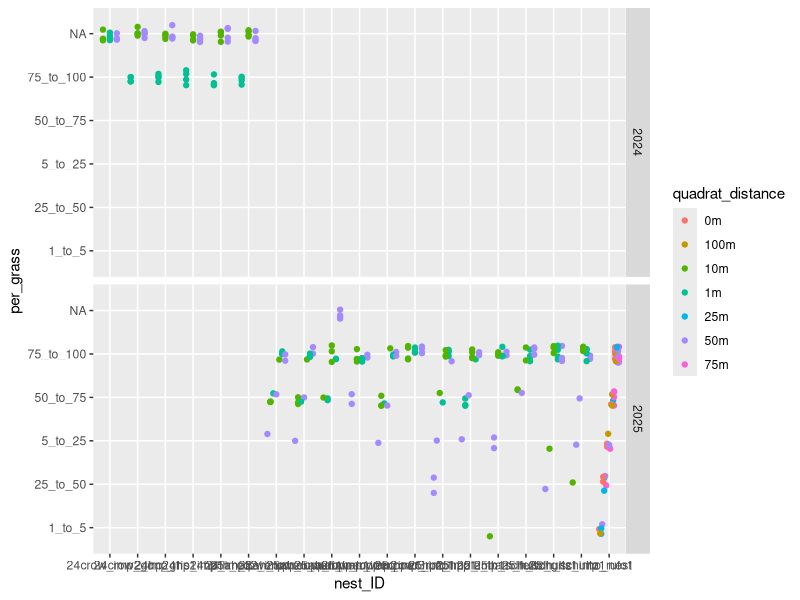

The R source for this figure: (Note: this script raises an error after producing the figure.)
# NQ Habitat analysis 17 Dec 2025

#load packages
library(tidyverse) #dplyr package
library(lubridate)
library(lme4) # GLM models
library(gridExtra) # for creating plot grids
library(grid) 
library(glmmTMB) #beta distribution model
library(ggeffects) # getting predicted values from model
library(emmeans)

#load data
sites <- read.csv("nest_survey_site_data.csv") 
penetrometer <- read.csv("habitat_data/2025_penetrometer.csv")
habitat25 <- read.csv("habitat_data/25_nest_habitat.csv")
habitat24 <- read.csv("habitat_data/24_nest_habitat.csv")
habitat_site_transect24 <- read.csv("habitat_data/24_habitat_site_transect.csv")


##### Data Cleaning #####
#change values to lowercase for consistency
penetrometer <- penetrometer %>% mutate(., site = tolower(site), nest_ID = tolower(nest_ID))
habitat25 <- habitat25 %>% mutate(., site = tolower(site), nest_ID = tolower(nest_ID))
habitat24 <- habitat24 %>% mutate(., site = tolower(site), nest_ID = tolower(nest_ID))
habitat_site_transect24 <- habitat_site_transect24 %>% mutate(., site = tolower(site))


#clean
habitat25 <- subset(habitat25, year == '2025') # remove blank rows
habitat25 <- habitat25 %>% mutate(soil_temp_C = as.numeric(soil_temp_C))

penetrometer <- penetrometer %>% mutate(year = NULL, 
                                      month = NULL, 
                                      day = NULL) # dropping columns before joining

# join data sets together
habitat24 <- left_join(habitat24, habitat_site_transect24)
all_habitat <- full_join(habitat25, habitat24)
all_habitat <- left_join(all_habitat, penetrometer)
all_habitat <- merge(all_habitat, sites[, c('location', 'site')], by= "site") # adding locations


# change values to NA
all_habitat[all_habitat == ''] <- NA
all_habitat[all_habitat == 'na'] <- NA

# remove unnecessary columns

all_habitat <- all_habitat %>% mutate(coord_Lat = NULL, 
                                      coord_Lon = NULL, 
                                      coor_N = NULL,
                                      coor_W = NULL,
                                      date_grass_collected = NULL,
                                      X3in_psi = NULL,
                                      X6in._psi = NULL,
                                      X9in_psi = NULL,
                                      X12in_psi = NULL,
                                      X15in_psi = NULL,
                                      X18in_psi = NULL,
                                      long_N = NULL,
                                      lat_W = NULL)

all_habitat <- all_habitat %>% rename(survey_plot = site,
                                      site = location) #change site and location to survery_plot and site respectively. 

#cleaning quadrat column
table(all_habitat$quadrat_no) # values that are "about_x" should just be lumped with the closest quadrat distance
all_habitat$quadrat_no[all_habitat$quadrat_no == 'about_45S'] <- '50S' # replacing values
all_habitat$quadrat_no[all_habitat$quadrat_no == 'about_40S'] <- '50S'
all_habitat$quadrat_no[all_habitat$quadrat_no == 'about_40N'] <- '50N'
all_habitat$quadrat_no[all_habitat$quadrat_no == 'about_45N'] <- '50N'
all_habitat$quadrat_no[all_habitat$quadrat_no == 'about_55E'] <- '50E'
all_habitat$quadrat_no[all_habitat$quadrat_no == 'about_95M'] <- '100M'
all_habitat$quadrat_no[all_habitat$quadrat_no == 'about_37E'] <- '50E'
table(all_habitat$quadrat_no) # check. do all values look right?


#percent cover data

all_habitat <- mutate(all_habitat, mean_litter_depth = rowMeans(select(all_habitat, starts_with("leaf_lit")), na.rm = TRUE))
#note litter depths between 2024 and 2025 seem very different

# Creating quadrat distances column and distance/proximity column
all_habitat <- all_habitat %>%  
  mutate(quadrat_distance = case_when(quadrat_no == "1N" ~ "1m", # column with groupings of quadrat distance
                                       quadrat_no == "1S" ~ "1m",
                                       quadrat_no == "1E" ~ "1m",
                                       quadrat_no == "1W" ~ "1m",
                                       quadrat_no == "10N" ~ "10m",
                                       quadrat_no == "10S" ~ "10m",
                                       quadrat_no == "10E" ~ "10m",
                                       quadrat_no == "10W" ~ "10m",
                                       startsWith(quadrat_no, "50") ~ "50m",
                                       startsWith(quadrat_no, "0") ~ "0m",
                                       startsWith(quadrat_no, "100M") ~ "100m",
                                       startsWith(quadrat_no, "25M") ~ "25m",
                                       startsWith(quadrat_no, "75M") ~ "75m"),
         proximity = case_when(quadrat_no == "1N" ~ "near", # lumps quadrats into a column "near" (1m) nest and "far" from nest (10m and 50m) 
                               quadrat_no == "1S" ~ "near",
                               quadrat_no == "1E" ~ "near",
                               quadrat_no == "1W" ~ "near",
                               quadrat_no == "10N" ~ "far",
                               quadrat_no == "10S" ~ "far",
                               quadrat_no == "10E" ~ "far",
                               quadrat_no == "10W" ~ "far", 
                               quadrat_no == "50N" ~ "far",
                               quadrat_no == "50S" ~ "far",
                               quadrat_no == "50E" ~ "far",
                               quadrat_no == "50W" ~ "far", 
                               startsWith(quadrat_no, "50") ~ "transect", # These are values to represent data at survey_plots where no nest was found. 
                               startsWith(quadrat_no, "0") ~ "transect",
                               startsWith(quadrat_no, "100M") ~ "transect",
                               startsWith(quadrat_no, "25M") ~ "transect",
                               startsWith(quadrat_no, "75M") ~ "transect")) # lumping quadrat distances together

# changing some penetrometer variable classes
all_habitat <- all_habitat %>% 
  mutate(., tip_size_in = as.factor(tip_size_in),#tip size to factor
         quadrat_distance = as.factor(quadrat_distance)) %>% #quadrat_distance
  drop_na(quadrat_distance) # remove NA's

# creating mid points for habitat analysis
all_habitat <- all_habitat %>% 
  mutate(per_bare_midpoint = recode(per_bare, '0' = 0, '1_to_5' = 3, '25_to_50' = 37.5, '5_to_25' = 15, '50_to_75' = 62.5, '75_to_100' = 87.5),
         per_forb_midpoint = recode(per_forb, '0' = 0, '1_to_5' = 3, '25_to_50' = 37.5, '5_to_25' = 15, '50_to_75' = 62.5, '75_to_100' = 87.5),
         per_grass_midpoint = recode(per_grass, '0' = 0, '1_to_5' = 3, '25_to_50' = 37.5, '5_to_25' = 15, '50_to_75' = 62.5, '75_to_100' = 87.5))

##### Intital look at data and exploration #####

# scatter plot looking at each nest's habitat plots
ggplot(all_habitat, aes(x = nest_ID, y = per_grass, color = quadrat_distance)) +
  geom_point(position = position_jitterdodge(jitter.height = 0.2, jitter.width = 0)) +
  facet_grid(vars(year))

# Visualizing cover class values across different quadrat distances
grass_boxplot <- all_habitat %>% filter(., nest_ID != 'no_nest') %>% 
ggplot(., aes(x = factor(quadrat_distance, levels = c('1m', '10m', '50m')), y = per_grass_midpoint)) +
  geom_boxplot(outliers = FALSE, fill ='lightblue') +
  geom_point(position = position_jitterdodge(jitter.height = 0.3, jitter.width = 0.8), size = 2) +
  xlab('quadrat distance') +
  ylab('Percent cover (midpoint)') +
  facet_grid(vars(year)) +
  ggtitle('Grass cover')

bare_boxplot <- all_habitat %>% filter(., nest_ID != 'no_nest') %>% 
  ggplot(., aes(x = factor(quadrat_distance, levels = c('1m', '10m', '50m')), y = per_bare_midpoint)) +
  geom_boxplot(outliers = FALSE, fill ='lightblue')  +
  geom_point(position = position_jitterdodge(jitter.height = 0.3, jitter.width = 0.8), size = 2) +
  #theme(axis.title.y = NULL) +
  xlab('quadrat distance') +
  ylab('') +
  facet_grid(vars(year)) +
  ggtitle('Bare ground cover')

forb_boxplot <- all_habitat %>% filter(., nest_ID != 'no_nest') %>% 
  ggplot(., aes(x = factor(quadrat_distance, levels = c('1m', '10m', '50m')), y = per_forb_midpoint)) +
  geom_boxplot(outliers = FALSE, fill ='lightblue')  +
  geom_point(position = position_jitterdodge(jitter.height = 0.3, jitter.width = 0.8), size = 2) +
  #theme(axis.title.y = NULL) +
  xlab('quadrat distance') +
  ylab('') +
  facet_grid(vars(year)) +
  ggtitle('Forb cover')

grid.arrange(grass_boxplot, bare_boxplot, forb_boxplot, ncol = 3)


# Viszualizing penetrometer data 

ggplot(all_habitat, aes(x = nest_ID, y = psi_avg)) +
  geom_point(position = position_jitterdodge(jitter.height = 0.2, jitter.width = 0)) +
  theme(axis.text.x = element_text(angle =90))


ggplot(all_habitat, aes(x = nest_ID, y = psi_avg)) +
  geom_boxplot(  ) +
  theme(axis.text.x = element_text(angle =90))

ggplot(all_habitat, aes(x = site, y = psi_avg, fill = nest_ID)) +
  geom_boxplot(  ) +
  theme(axis.text.x = element_text(angle =90))

penetrometer_boxplot <- all_habitat %>% filter(., nest_ID != 'no_nest') %>% 
  ggplot(., aes(x = nest_ID, y = psi_avg)) +
  geom_boxplot(outliers = FALSE, fill ='lightblue')  +
  geom_point(position = position_jitterdodge(jitter.height = 0.3, jitter.width = 0.8), size = 2) +
  #theme(axis.title.y = NULL) +
  xlab('quadrat distance') +
  ylab('')  +
  ggtitle('Soil Compaction (penetrometer)') 
penetrometer_boxplot
summary(penetrometer$psi_avg)
grid.arrange(grass_boxplot, bare_boxplot, forb_boxplot, penetrometer_boxplot, ncol = 2)


##### Looking at habitat by nest #####
# Creating data frame for average cover for nest ID and year. 
nest_habitat_summarized <- all_habitat %>% 
  filter(., nest_ID != 'no_nest') %>%  # removing no_nest counts for now
  group_by(nest_ID, year, quadrat_distance, site, survey_plot) %>% 
  summarize(avg_bare = mean(per_bare_midpoint), #using midpoints to create numeric values from categories
            avg_forb = mean(per_forb_midpoint),
            avg_grass = mean(per_grass_midpoint),
            mean_of_means_litter_cm = mean(mean_litter_depth),
            compaction = mean(psi_avg)) %>% 
  mutate(., quadrat_distance = as.factor(quadrat_distance),
         site = as.factor(site),
         year = as.factor(year),
         survey_plot = as.factor(survey_plot))

ggplot(nest_habitat_summarized, aes(x=avg_grass, y=avg_forb, color = quadrat_distance)) +
  geom_point(size = 3) 

ggplot(nest_habitat_summarized, aes(x = nest_ID, 
                                    y = avg_grass, 
                                    fill = factor(quadrat_distance, levels = c('1m', '10m', '50m')))) +
  geom_bar(stat = 'identity', position = 'dodge', color = 'black') +
  theme(#axis.text.x = element_blank(),
    axis.text.x = element_text(angle = 90, hjust = 0  , vjust = 0, size = 8.5, color = 'black'),#rotate x-axis text
    axis.text.y = element_text(size = 8, color = 'black'),
    axis.title = element_text(size = 8),
   # panel.grid.major = element_blank(),
    #panel.grid.minor = element_blank(),
   # panel.background = element_blank(),
    axis.ticks.x = element_blank()) +
  labs(x = "nest_ID", y = "mean grass midpoint") + #labels
  scale_fill_manual(values = c("#FFA500", "#56B4E9", '#ff6db6'),
                    labels = c("1M", "10M", '50M'),
                    guide = guide_legend(title = NULL)) 

ggplot(nest_habitat_summarized, aes(x = survey_plot, 
                                    y = avg_bare, 
                                    fill = factor(quadrat_distance, levels = c('1m', '10m', '50m')))) +
  geom_bar(stat = 'identity', position = 'dodge', color = 'black') +
  theme(#axis.text.x = element_blank(),
    axis.text.x = element_text(angle = 90, hjust = 0  , vjust = 0, size = 8.5, color = 'black'),#rotate x-axis text
    axis.text.y = element_text(size = 8, color = 'black'),
    axis.title = element_text(size = 8),
    # panel.grid.major = element_blank(),
    #panel.grid.minor = element_blank(),
    # panel.background = element_blank(),
    axis.ticks.x = element_blank()) +
  labs(x = "nest_ID", y = "mean bare midpoint") + #labels
  scale_fill_manual(values = c("#FFA500", "#56B4E9", '#ff6db6'),
                    labels = c("1M", "10M", '50M'),
                    guide = guide_legend(title = NULL))  +
  facet_grid('year')


ggplot(nest_habitat_summarized, aes(x = nest_ID, 
                                    y = compaction, 
                                    fill = factor(quadrat_distance, levels = c('1m', '10m', '50m')))) +
  geom_bar(stat = 'identity', position = 'dodge', color = 'black') +
  theme(#axis.text.x = element_blank(),
    axis.text.x = element_text(angle = 90, hjust = 0  , vjust = 0, size = 8.5, color = 'black'),#rotate x-axis text
    axis.text.y = element_text(size = 8, color = 'black'),
    axis.title = element_text(size = 8),
    # panel.grid.major = element_blank(),
    #panel.grid.minor = element_blank(),
    # panel.background = element_blank(),
    axis.ticks.x = element_blank()) +
  labs(x = "nest_ID", y = "mean soil compaction") + #labels
  scale_fill_manual(values = c("#FFA500", "#56B4E9", '#ff6db6'),
                    labels = c("1M", "10M", '50M'),
                    guide = guide_legend(title = NULL)) 

##### Are habitat measures different in the different quadrat distances? Which habitat measures are different? #####

all_habitat_nonest <- all_habitat %>% 
  filter(., nest_ID != 'no_nest') %>% # removing no_nest row from dataset for modeling
  mutate(., quadrat_distance = as.factor(quadrat_distance),
         site = as.factor(site)) 

nest_habitat_summarized <- nest_habitat_summarized %>% 
  mutate(., avg_grass_prop = avg_grass / 100, 
            avg_bare_prop = avg_bare / 100, 
            avg_forb_prop = avg_forb/ 100) # creating proportion columns (0-1) to meet assumptions for beta tests



nest_habitat_summarized2025 <- nest_habitat_summarized %>% 
  filter(., year == 2025) 

nest_habitat_summarized$quadrat_distance <- relevel(nest_habitat_summarized$quadrat_distance, ref = '1m') #relevel so reference value is 1 meter quadrats
all_habitat_nonest$quadrat_distance <- relevel(all_habitat_nonest$quadrat_distance, ref = '1m')
nest_habitat_summarized2025$quadrat_distance <- relevel(nest_habitat_summarized2025$quadrat_distance, ref = '1m') #relevel so reference value is 1 meter quadrats







##### Creating models for each habitat cover measure #####
#continous variable
## Grass Model
## Testing normality
## grass  vs quadrat distances - Data NOT normal. Using only 2025 data, as 2024 data is lacking
shapiro.test(nest_habitat_summarized$avg_grass)
shapiro.test(log(nest_habitat_summarized$avg_grass))
hist(nest_habitat_summarized$avg_grass)

#Creating models
grass_model2 <- glmmTMB(avg_grass_prop ~ quadrat_distance + (1|site), 
                      data = nest_habitat_summarized2025, 
                      family = beta_family) # using means of each quadrat at each nest
summary(grass_model2) # AIC = -82.3
summary(aov(grass_model2)) # quadrat distance has a strong effect on the amount of grass, and there is a minor effect from site.

grass_model3 <- glmmTMB(avg_grass_prop ~ quadrat_distance + (1 + survey_plot|site), 
                        data = nest_habitat_summarized2025, 
                        family = beta_family) # using means of each quadrat at each nest
summary(grass_model3) #
summary(aov(grass_model3)) #









## Forb Model
#Testing normality
## forb vs quadrat distances - data is normal when log transformed
shapiro.test(nest_habitat_summarized$avg_forb)
shapiro.test(log1p(nest_habitat_summarized$avg_forb))
hist(nest_habitat_summarized$avg_forb)
hist(log1p(nest_habitat_summarized$avg_forb))

forb_model1 <- glmmTMB(log1p(avg_forb) ~ quadrat_distance + (1|site) + year, #log transform data to make normal
                      data = nest_habitat_summarized, 
                      family = gaussian(link = 'identity'))
                     # start = list(theta = 0)) # using means of each quadrat at each nest
summary(forb_model1) # AIC = 114.2

ggpredict(forb_model1, terms = c("quadrat_distance")) |> plot()
summary(aov(forb_model1)) #site is affecting the outcome of this model.


forb_model2 <- glmmTMB(log1p(avg_forb) ~ quadrat_distance + (1 + survey_plot|site) + year, #log transform data to make normal
                       data = nest_habitat_summarized, 
                       family = gaussian(link = 'identity'))
# start = list(theta = 0)) # using means of each quadrat at each nest
summary(forb_model2) # AIC = 
summary(aov(forb_model2)) #survey_plot and year having a big effect on average forbs
ggpredict(forb_model2, terms = c("quadrat_distance")) |> plot()

# model using only 2025 data
shapiro.test(nest_habitat_summarized2025$avg_forb)
shapiro.test(log1p(nest_habitat_summarized2025$avg_forb))
hist(nest_habitat_summarized2025$avg_forb)
hist(log1p(nest_habitat_summarized2025$avg_forb))

forb_model1_2025 <- glmmTMB(log1p(avg_forb) ~ quadrat_distance + (1|site), #log transform data to make normal
                       data = nest_habitat_summarized2025, 
                       family = gaussian(link = 'identity'))
# start = list(theta = 0)) # using means of each quadrat at each nest
summary(forb_model1_2025) # AIC = 52.4

ggpredict(forb_model1_2025, terms = c("quadrat_distance")) |> plot()
summary(aov(forb_model1_2025)) #site is affecting the outcome of this model.



## Bare Model 
# Testing normality
# bare vs quadrat distances - data NOT normal
shapiro.test(nest_habitat_summarized$avg_bare)
hist(nest_habitat_summarized$avg_bare)

bare_model1 <- glmmTMB(avg_bare_prop ~ quadrat_distance + (1|site), 
                       data = nest_habitat_summarized, 
                       family = ordbeta(link = 'logit'))

bare_model2 <- glmmTMB(avg_bare_prop ~ quadrat_distance + (1|site) + year, 
                        data = nest_habitat_summarized, 
                        family = ordbeta(link = 'logit'))

bare_model3 <- glmmTMB(avg_bare_prop ~ quadrat_distance + (1 + survey_plot|site), 
                       data = nest_habitat_summarized, 
                       family = ordbeta(link = 'logit'))

summary(bare_model1) # AIC = 13.0
summary(bare_model2) # AIC = 54.6
summary(aov(bare_model1)) # site is affecting the outcome of this model. 
summary(aov(bare_model2))# large effect of year and site, small effect with quadrat distance
summary(bare_model3)
summary(aov(bare_model3))
ggpredict(bare_model1, terms = c("quadrat_distance")) |> plot()
#ggpredict(bare_model2, terms = c("year")) |> plot()

## 2025 data only
shapiro.test(nest_habitat_summarized2025$avg_bare)
hist(nest_habitat_summarized2025$avg_bare)

bare_model1_2025 <- glmmTMB(avg_bare_prop ~ quadrat_distance + (1|site), 
                       data = nest_habitat_summarized2025, 
                       family = ordbeta(link = 'logit'))

summary(bare_model1_2025) # AIC = 13.0
summary(aov(bare_model1_2025)) # site is affecting the outcome of this model. 
ggpredict(bare_model1_2025, terms = c("quadrat_distance")) |> plot()







##### calculating Emmeans, conduction pairwise comparison tests across distances, obtaining predicted values for plotting #####

library(emmeans)
## grass model
grass_emm<-emmeans(grass_model3, "quadrat_distance", type = "response")
grass_emm

plot(grass_emm, type="response")   # Link scale by default
pairs(grass_emm, reverse = TRUE) # pairwise comparison

# predicted values
preds_grass <- predict(grass_model3, type = "response", se.fit = TRUE)
print(preds_grass)

## forb model
forb_emm<-emmeans(forb_model2, "quadrat_distance", type = "response")
forb_emm

plot(forb_emm, type="response")   # Link scale by default
pairs(forb_emm, reverse = TRUE) # pairwise comparison

# predicted values
preds_forb <- predict(forb_model2, type = "response", se.fit = TRUE)
print(preds_forb)

## bare model
bare_emm<-emmeans(bare_model1, "quadrat_distance", type = "response")
bare_emm

plot(bare_emm, type="response")   # Link scale by default
pairs(bare_emm, reverse = TRUE) # comparison

# predicted values
preds_bare <- predict(bare_model1, type = "response", se.fit = TRUE)
print(preds_bare)

# add predictions to a new dataframe 
nest_habitat_preds <- nest_habitat_near_far
nest_habitat_preds <- nest_habitat_preds[-c(26), ]

nest_habitat_preds2025 <- nest_habitat_near_far2025
nest_habitat_preds2025 <- nest_habitat_preds2025[-c(9), ]

nest_habitat_preds2025$grass_fit <- preds_grass$fit 
nest_habitat_preds2025$grass_se <- preds_grass$se.fit

nest_habitat_preds$forb_fit <- preds_forb$fit 
nest_habitat_preds$forb_se <- preds_forb$se.fit

nest_habitat_preds$bare_fit <- preds_bare$fit 
nest_habitat_preds$bare_se <- preds_bare$se.fit

nest_habitat_preds <- left_join(nest_habitat_preds, nest_habitat_preds2025)

distance_predictions <- nest_habitat_preds %>% select(.,-c(nest_ID, site, year)) # create dataframe to be grouped by habitat only
distance_predictions <- distance_predictions %>%
  group_by(quadrat_distance) %>% 
  summarize_if(is.numeric, mean, na.rm = TRUE, .groups = "drop") # condense data and find mean value of predictions
distance_predictions <- distance_predictions %>% # calculate confidence intervals
  mutate(grass_LCI = grass_fit - grass_se,
         grass_UCI = grass_fit + grass_se,
         forb_LCI = forb_fit - forb_se,
         forb_UCI = forb_fit + forb_se,
         bare_LCI = bare_fit - bare_se,
         bare_UCI = bare_fit + bare_se)

#distance_predictions <- probs %>% group_by(habitat) %>% summarize_if(is.numeric, mean, na.rm = TRUE, .groups = "drop")



# Shape data for plotting
fit <- distance_predictions %>% 
  select(., 
         quadrat_distance,
         grass_fit,
         forb_fit,
         bare_fit) %>% 
  pivot_longer(., 
               cols = c(grass_fit, forb_fit, bare_fit), 
               names_to = "cover", 
               values_to = "fit") %>% 
  mutate(., cover = case_when(startsWith(cover, 'grass') ~ 'grass',
                              startsWith(cover, 'forb') ~ 'forb' ,
                              startsWith(cover, 'bare') ~ 'bare'))

LCI <- distance_predictions %>% 
  select(., 
         quadrat_distance,
         grass_LCI,
         forb_LCI,
         bare_LCI) %>% 
  pivot_longer(., 
                cols = c(grass_LCI, forb_LCI, bare_LCI), 
                names_to = "cover", 
                values_to = "LCI") %>% 
  mutate(., cover = case_when(startsWith(cover, 'grass') ~ 'grass',
                              startsWith(cover, 'forb') ~ 'forb' ,
                              startsWith(cover, 'bare') ~ 'bare'))

UCI<- distance_predictions %>% 
  select(., 
         quadrat_distance,
         grass_UCI,
         forb_UCI,
         bare_UCI) %>% 
  pivot_longer(., 
               cols = c(grass_UCI, forb_UCI, bare_UCI), 
               names_to = "cover", 
               values_to = "UCI") %>% 
  mutate(., cover = case_when(startsWith(cover, 'grass') ~ 'grass',
                              startsWith(cover, 'forb') ~ 'forb' ,
                              startsWith(cover, 'bare') ~ 'bare'))

fits_plot <- full_join(fit, LCI)
fits_plot <- full_join(fits_plot, UCI)
fits_plot # data frame for plotting


# plotting predicted values
bare_emmeans_plot <- fits_plot %>% filter(., cover == 'bare') %>% 
ggplot(., aes(x = quadrat_distance, y = fit)) +
  geom_point(size = 6, shape = 20
            # colour= c("olivedrab3", "forestgreen", "goldenrod2")
  ) +
  theme(
    axis.text.x = element_text(angle = 0, vjust = 0.8, size =12, color = 'black'),#rotate x-axis text
    axis.text.y = element_text(size = 12, color = 'black'),
    axis.title = element_text(size =16),
    panel.grid.major = element_blank(),
    panel.grid.minor = element_blank(),
    panel.background = element_blank(),
    panel.border = element_rect(colour = "black", fill=NA, linewidth=1),
    axis.ticks.x = element_blank()) +
  geom_errorbar(aes(ymin = LCI, ymax = UCI), size = 1.5, width = 0.4) +
  labs(x = 'Quadrat distance', y = "") + 
  annotate("text", x = 2, y = 0.43, label = "A", size = unit(10, "pt")) +
  geom_segment(aes(x = 0.75, y = 0.42, xend = 3.25, yend = 0.42)) +
  ggtitle("Bare")

forb_emmeans_plot <- fits_plot %>% filter(., cover == 'forb') %>% 
  ggplot(., aes(x = quadrat_distance, y = fit)) +
  geom_point(size = 6, shape = 20
             # colour= c("olivedrab3", "forestgreen", "goldenrod2")
  ) +
  theme(
    axis.text.x = element_text(angle = 0, vjust = 0.8, size =12, color = 'black'),#rotate x-axis text
    axis.text.y = element_text(size = 12, color = 'black'),
    axis.title = element_text(size =16),
    panel.grid.major = element_blank(),
    panel.grid.minor = element_blank(),
    panel.background = element_blank(),
    panel.border = element_rect(colour = "black", fill=NA, linewidth=1),
    axis.ticks.x = element_blank()) +
  geom_errorbar(aes(ymin = LCI, ymax = UCI), size = 1.5, width = 0.4) +
  labs(x = '', y = "") + 
  annotate("text", x = 2, y = 2.5, label = "A", size = unit(10, "pt")) +
  geom_segment(aes(x = 0.75, y = 2.45, xend = 3.25, yend = 2.45))+
  ggtitle("Forb")


grass_emmeans_plot <- fits_plot %>% filter(., cover == 'grass') %>% 
  ggplot(., aes(x = quadrat_distance, y = fit)) +
  geom_point(size = 6, shape = 20
             # colour= c("olivedrab3", "forestgreen", "goldenrod2")
  ) +
  theme(
    axis.text.x = element_text(angle = 0, vjust = 0.8, size =12, color = 'black'),#rotate x-axis text
    axis.text.y = element_text(size = 12, color = 'black'),
    axis.title = element_text(size =16),
    panel.grid.major = element_blank(),
    panel.grid.minor = element_blank(),
    panel.background = element_blank(),
    panel.border = element_rect(colour = "black", fill=NA, linewidth=1),
    axis.ticks.x = element_blank()) +
  geom_errorbar(aes(ymin = LCI, ymax = UCI), size = 1.5, width = .4) +
  labs(x = '', y = "emmeans") + 
  annotate("text", x = 1.5, y = .875, label = "A", size = unit(10, "pt")) +
  geom_segment(aes(x = 0.75, y = .86, xend = 2.25, yend = .86)) +
  annotate("text", x = 3, y = .875, label = "B", size = unit(10, "pt")) +
  geom_segment(aes(x = 3.25, y = .86, xend = 2.75, yend = .86)) +
  ggtitle("Grass")
grass_emmeans_plot

grid.arrange(grass_emmeans_plot, bare_emmeans_plot, forb_emmeans_plot, ncol = 3)













# Penetrometer soil compaction model

## soil compaction vs quadrat distances 
shapiro.test(all_habitat_nonest$psi_avg)
shapiro.test(log(all_habitat_nonest$psi_avg))
hist(all_habitat_nonest$psi_avg)
hist(log(all_habitat_nonest$psi_avg))
# Data is not normal, but it is fairly close. I'm wondering if a guassian distribution is fine to run.I also tried running a gamma.

penetrometer_model1 <- glmmTMB(psi_avg ~ quadrat_distance + (1+ survey_plot|site),
                       data = all_habitat_nonest, 
                       family = gaussian(link = "identity")) 

summary(penetrometer_model1) # AIC = 1683.4, significant at 1m
summary(aov(penetrometer_model1)) # site is affecting the outcome of this model.

penetrometer_model2 <- glmmTMB(psi_avg ~ quadrat_distance + (1+ survey_plot|site),
                               data = all_habitat_nonest, 
                               family = Gamma(link = 'log')) 

summary(penetrometer_model2) # AIC = 1683.4, significant at 1m
summary(aov(penetrometer_model2)) # site is affecting the outcome of this model.






### running habitat analysis with proximity (near and far from nest)



nest_habitat_near_far <- all_habitat %>% 
  filter(., nest_ID != 'no_nest') %>%  # removing no_nest counts for now
  group_by(nest_ID, year, proximity, site, survey_plot) %>% 
  summarize(avg_bare = mean(per_bare_midpoint), #using midpoints to create numeric values from categories
            avg_forb = mean(per_forb_midpoint),
            avg_grass = mean(per_grass_midpoint),
            mean_of_means_litter_cm = mean(mean_litter_depth),
            compaction = mean(psi_avg)) %>% 
  mutate(., proximity = as.factor(proximity),
         site = as.factor(site),
         year = as.factor(year),
         survey_plot = as.factor(survey_plot))


nest_habitat_near_far <- nest_habitat_near_far %>% 
  mutate(., avg_grass_prop = avg_grass / 100, 
         avg_bare_prop = avg_bare / 100, 
         avg_forb_prop = avg_forb/ 100) #

nest_habitat_near_far$proximity <- relevel(nest_habitat_near_far$proximity , ref = 'near') 

## grass  vs quadrat distances - Data NOT normal.
shapiro.test(nest_habitat_near_far$avg_grass)
shapiro.test(log(nest_habitat_near_far$avg_grass))
hist(nest_habitat_near_far$avg_grass)

#Creating models
grass_model_proxi <- glmmTMB(avg_grass_prop ~ proximity + (1|site), 
                        data = nest_habitat_near_far, 
                        family = beta_family) # using means of each quadrat at each nest
summary(grass_model_proxi) # AIC = -69.5
summary(aov(grass_model_proxi)) # quadrat distance has a strong effect on the amount of grass, and there is a minor effect from site.

grass_model_proxi2 <- glmmTMB(avg_grass_prop ~ proximity + (1 + survey_plot|site), 
                        data = nest_habitat_near_far, 
                        family = beta_family) # using means of each quadrat at each nest
summary(grass_model_proxi2) #
summary(aov(grass_model_proxi2)) #

ggpredict(grass_model_proxi, terms = c("proximity")) |> plot()
ggpredict(grass_model_proxi2, terms = c("proximity")) |> plot()

grass_model_proxi3 <- glmmTMB(avg_grass_prop ~ proximity + (1 + survey_plot|site) + year, 
                              data = nest_habitat_near_far, 
                              family = beta_family) # using means of each quadrat at each nest
summary(grass_model_proxi3) #
summary(aov(grass_model_proxi3)) #


## Forb Model
#Testing normality
## forb vs quadrat distances - data is normal when log transformed
shapiro.test(nest_habitat_near_far$avg_forb)
shapiro.test(log1p(nest_habitat_near_far$avg_forb))
hist(nest_habitat_near_far$avg_forb)
hist(log1p(nest_habitat_near_far$avg_forb))

forb_model_proxi <- glmmTMB(log1p(avg_forb) ~ proximity + (1|site) + year, #log transform data to make normal
                       data = nest_habitat_near_far, 
                       family = gaussian(link = 'identity'))
# start = list(theta = 0)) # using means of each quadrat at each nest
summary(forb_model_proxi) # AIC = 81.9

ggpredict(forb_model_proxi, terms = c("proximity")) |> plot()
summary(aov(forb_model_proxi)) #site is affecting the outcome of this model.


forb_model_proxi2 <- glmmTMB(log1p(avg_forb) ~ proximity + (1 + survey_plot|site) + year, #log transform data to make normal
                       data = nest_habitat_near_far, 
                       family = gaussian(link = 'identity'))
# start = list(theta = 0)) # using means of each quadrat at each nest
summary(forb_model_proxi2 ) # AIC = 
summary(aov(forb_model_proxi2 )) #survey_plot and year having a big effect on average forbs
ggpredict(forb_model_proxi2 , terms = c("proximity")) |> plot()

# model using only 2025 data



## Bare Model 
# Testing normality
# bare vs quadrat distances - data NOT normal
shapiro.test(nest_habitat_near_far$avg_bare)
hist(nest_habitat_near_far$avg_bare)

bare_model_proxi1 <- glmmTMB(avg_bare_prop ~ proximity + (1|site), 
                       data = nest_habitat_near_far, 
                       family = ordbeta(link = 'logit'))

bare_model_proxi2 <- glmmTMB(avg_bare_prop ~ proximity + (1|site) + year, 
                       data = nest_habitat_near_far, 
                       family = ordbeta(link = 'logit'))

bare_model_proxi3 <- glmmTMB(avg_bare_prop ~ proximity + (1 + survey_plot|site), 
                       data = nest_habitat_near_far, 
                       family = ordbeta(link = 'logit'))

summary(bare_model_proxi1) # AIC = -8.1
summary(bare_model_proxi2) # AIC = -57.1
summary(aov(bare_model_proxi1)) # site is affecting the outcome of this model. 
summary(aov(bare_model_proxi2))# large effect of year and site, small effect with quadrat distance
summary(bare_model_proxi3)
summary(aov(bare_model_proxi3))
ggpredict(bare_model_proxi1, terms = c("proximity")) |> plot()
#ggpredict(bare_model2, terms = c("year")) |> plot()




##### calculating Emmeans, conduction pairwise comparison tests across distances, obtaining predicted values for plotting #####

library(emmeans)
## grass model
grass_emm_proxi<-emmeans(grass_model_proxi2, "proximity", type = "response")
grass_emm_proxi

plot(grass_emm_proxi, type="response")   # Link scale by default
pairs(grass_emm_proxi, reverse = TRUE) # pairwise comparison

# predicted values
preds_grass_proxi <- predict(grass_model_proxi2, type = "response", se.fit = TRUE)
print(preds_grass)

## forb model
forb_emm_proxi <-emmeans(forb_model_proxi2, "proximity", type = "response")
forb_emm_proxi

plot(forb_emm_proxi, type="response")   # Link scale by default
pairs(forb_emm_proxi, reverse = TRUE) # pairwise comparison

# predicted values
preds_forb_proxi <- predict(forb_model_proxi2, type = "response", se.fit = TRUE)
print(preds_forb_proxi)

## bare model
bare_emm_proxi<-emmeans(bare_model_proxi1, "proximity", type = "response")
bare_emm_proxi

plot(bare_emm_proxi, type="response")   # Link scale by default
pairs(bare_emm_proxi, reverse = TRUE) # comparison

# predicted values
preds_bare_proxi <- predict(bare_model_proxi1, type = "response", se.fit = TRUE)
print(preds_bare_proxi)

# add predictions to a new dataframe 
nest_habitat_preds_proxi <- nest_habitat_near_far
nest_habitat_preds_proxi <- nest_habitat_preds_proxi[-c(17), ]

nest_habitat_preds_proxi_grass <- nest_habitat_preds_proxi %>% drop_na(avg_grass)
nest_habitat_preds_proxi_grass$grass_fit <- preds_grass_proxi$fit 
nest_habitat_preds_proxi_grass$grass_se <- preds_grass_proxi$se.fit

nest_habitat_preds_proxi$forb_fit <- preds_forb_proxi$fit 
nest_habitat_preds_proxi$forb_se <- preds_forb_proxi$se.fit

nest_habitat_preds_proxi$bare_fit <- preds_bare_proxi$fit 
nest_habitat_preds_proxi$bare_se <- preds_bare_proxi$se.fit

nest_habitat_preds_proxi <- left_join(nest_habitat_preds_proxi, nest_habitat_preds_proxi_grass)

distance_predictions <- nest_habitat_preds_proxi %>% select(.,-c(nest_ID, site, year)) # create dataframe to be grouped by habitat only
distance_predictions <- distance_predictions %>%
  group_by(proximity) %>% 
  summarize_if(is.numeric, mean, na.rm = TRUE, .groups = "drop") # condense data and find mean value of predictions
distance_predictions <- distance_predictions %>% # calculate confidence intervals
  mutate(grass_LCI = grass_fit - grass_se,
         grass_UCI = grass_fit + grass_se,
         forb_LCI = forb_fit - forb_se,
         forb_UCI = forb_fit + forb_se,
         bare_LCI = bare_fit - bare_se,
         bare_UCI = bare_fit + bare_se)

#distance_predictions <- probs %>% group_by(habitat) %>% summarize_if(is.numeric, mean, na.rm = TRUE, .groups = "drop")

# Shape data for plotting
fit <- distance_predictions %>% 
  select(., 
         proximity,
         grass_fit,
         forb_fit,
         bare_fit) %>% 
  pivot_longer(., 
               cols = c(grass_fit, forb_fit, bare_fit), 
               names_to = "cover", 
               values_to = "fit") %>% 
  mutate(., cover = case_when(startsWith(cover, 'grass') ~ 'grass',
                              startsWith(cover, 'forb') ~ 'forb' ,
                              startsWith(cover, 'bare') ~ 'bare'))

LCI <- distance_predictions %>% 
  select(., 
         proximity,
         grass_LCI,
         forb_LCI,
         bare_LCI) %>% 
  pivot_longer(., 
               cols = c(grass_LCI, forb_LCI, bare_LCI), 
               names_to = "cover", 
               values_to = "LCI") %>% 
  mutate(., cover = case_when(startsWith(cover, 'grass') ~ 'grass',
                              startsWith(cover, 'forb') ~ 'forb' ,
                              startsWith(cover, 'bare') ~ 'bare'))

UCI<- distance_predictions %>% 
  select(., 
         proximity,
         grass_UCI,
         forb_UCI,
         bare_UCI) %>% 
  pivot_longer(., 
               cols = c(grass_UCI, forb_UCI, bare_UCI), 
               names_to = "cover", 
               values_to = "UCI") %>% 
  mutate(., cover = case_when(startsWith(cover, 'grass') ~ 'grass',
                              startsWith(cover, 'forb') ~ 'forb' ,
                              startsWith(cover, 'bare') ~ 'bare'))

fits_plot <- full_join(fit, LCI)
fits_plot <- full_join(fits_plot, UCI)
fits_plot # data frame for plotting


# plotting predicted values
bare_emmeans_plot <- fits_plot %>% filter(., cover == 'bare') %>% 
  ggplot(., aes(x = proximity, y = fit)) +
  geom_point(size = 6, shape = 20
             # colour= c("olivedrab3", "forestgreen", "goldenrod2")
  ) +
  theme(
    axis.text.x = element_text(angle = 0, vjust = 0.8, size =12, color = 'black'),#rotate x-axis text
    axis.text.y = element_text(size = 12, color = 'black'),
    axis.title = element_text(size =16),
    panel.grid.major = element_blank(),
    panel.grid.minor = element_blank(),
    panel.background = element_blank(),
    panel.border = element_rect(colour = "black", fill=NA, linewidth=1),
    axis.ticks.x = element_blank()) +
  geom_errorbar(aes(ymin = LCI, ymax = UCI), size = 1.5, width = 0.4) +
  labs(x = 'Quadrat distance', y = "") + 
 # annotate("text", x = 2, y = 0.43, label = "A", size = unit(10, "pt")) +
  #geom_segment(aes(x = 0.75, y = 0.42, xend = 3.25, yend = 0.42)) +
  ggtitle("Bare")

forb_emmeans_plot <- fits_plot %>% filter(., cover == 'forb') %>% 
  ggplot(., aes(x = proximity, y = fit)) +
  geom_point(size = 6, shape = 20
             # colour= c("olivedrab3", "forestgreen", "goldenrod2")
  ) +
  theme(
    axis.text.x = element_text(angle = 0, vjust = 0.8, size =12, color = 'black'),#rotate x-axis text
    axis.text.y = element_text(size = 12, color = 'black'),
    axis.title = element_text(size =16),
    panel.grid.major = element_blank(),
    panel.grid.minor = element_blank(),
    panel.background = element_blank(),
    panel.border = element_rect(colour = "black", fill=NA, linewidth=1),
    axis.ticks.x = element_blank()) +
  geom_errorbar(aes(ymin = LCI, ymax = UCI), size = 1.5, width = 0.4) +
  labs(x = '', y = "") + 
 # annotate("text", x = 2, y = 2.5, label = "A", size = unit(10, "pt")) +
  #geom_segment(aes(x = 0.75, y = 2.45, xend = 3.25, yend = 2.45))+
  ggtitle("Forb")


grass_emmeans_plot <- fits_plot %>% filter(., cover == 'grass') %>% 
  ggplot(., aes(x = proximity, y = fit)) +
  geom_point(size = 6, shape = 20
             # colour= c("olivedrab3", "forestgreen", "goldenrod2")
  ) +
  theme(
    axis.text.x = element_text(angle = 0, vjust = 0.8, size =12, color = 'black'),#rotate x-axis text
    axis.text.y = element_text(size = 12, color = 'black'),
    axis.title = element_text(size =16),
    panel.grid.major = element_blank(),
    panel.grid.minor = element_blank(),
    panel.background = element_blank(),
    panel.border = element_rect(colour = "black", fill=NA, linewidth=1),
    axis.ticks.x = element_blank()) +
  geom_errorbar(aes(ymin = LCI, ymax = UCI), size = 1.5, width = .4) +
  labs(x = '', y = "emmeans") + 
 # annotate("text", x = 1.5, y = .875, label = "A", size = unit(10, "pt")) +
  #geom_segment(aes(x = 0.75, y = .86, xend = 2.25, yend = .86)) +
  #annotate("text", x = 3, y = .875, label = "B", size = unit(10, "pt")) +
  #geom_segment(aes(x = 3.25, y = .86, xend = 2.75, yend = .86)) +
  ggtitle("Grass")
grass_emmeans_plot

grid.arrange(grass_emmeans_plot, bare_emmeans_plot, forb_emmeans_plot, ncol = 3)






## soil compaction vs quadrat distances 
shapiro.test(nest_habitat_near_far$psi_avg)
shapiro.test(log(all_habitat_nonest$psi_avg))
hist(all_habitat_nonest$psi_avg)
hist(log(all_habitat_nonest$psi_avg))
# Data is not normal, but it is fairly close. I'm wondering if a guassian distribution is fine to run.I also tried running a gamma.

penetrometer_model1 <- glmmTMB(psi_avg ~ quadrat_distance + (1+ survey_plot|site),
                               data = all_habitat_nonest, 
                               family = gaussian(link = "identity")) 

summary(penetrometer_model1) # AIC = 1683.4, significant at 1m
summary(aov(penetrometer_model1)) # site is affecting the outcome of this model.

penetrometer_model2 <- glmmTMB(psi_avg ~ quadrat_distance + (1+ survey_plot|site),
                               data = all_habitat_nonest, 
                               family = Gamma(link = 'log')) 

summary(penetrometer_model2) # AIC = 1683.4, significant at 1m
summary(aov(penetrometer_model2)) # site is affecting the outcome of this model.
